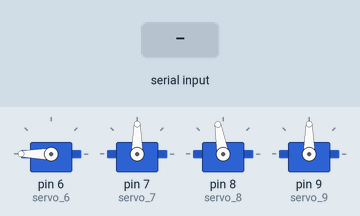
This sketch was run on a simulated Arduino Uno, built with avr-gcc and run on an emulated ATmega328P. On the bench: 4 × servo. The inputs (shaded band) are chosen by the test bench.

Above: at 2.2 s.
2.3 s: "A" received over Serial
At 5.2 s:
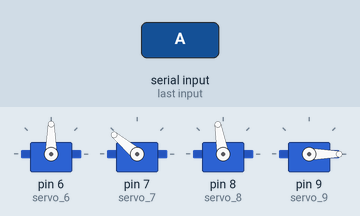
At 11.2 s:
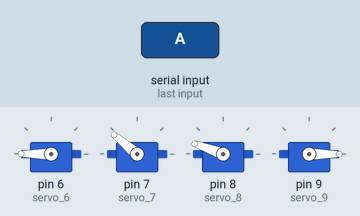
Timing chart, 0 to 17.5 s (numbered marks = the images above; inputs shaded):
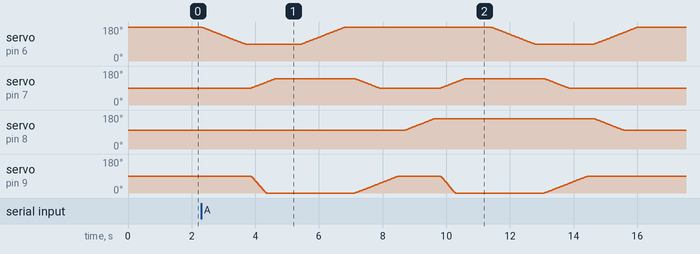

The sketch:

task2.ino
```cpp
#include <Servo.h>

Servo servo_6, servo_7, servo_8, servo_9; // 6夹爪 7右臂 8底座 9左臂

const int GRIP_CLOSE = 180;
const int GRIP_OPEN  = 90;

const int BASE_FRONT = 100;
const int BASE_LEFT  = 160;
const int BASE_RIGHT = 30;

const int R_UP = 90;
const int L_UP = 90;

const int R_PICK = 140;
const int L_PICK = 0;

const int R_C = 170;
const int L_C = 65;

int cur6, cur7, cur8, cur9;

void setup() {
  servo_6.attach(6);
  servo_7.attach(7);
  servo_8.attach(8);
  servo_9.attach(9);
  Serial.begin(9600);

  cur6 = GRIP_CLOSE;
  cur7 = R_UP;
  cur8 = BASE_FRONT;
  cur9 = L_UP;

  servo_6.write(cur6);
  servo_7.write(cur7);
  servo_8.write(cur8);
  servo_9.write(cur9);
  delay(1000);
}

void loop() {
  if (Serial.available()) {
    char c = Serial.read();
    if (c == 'A' || c == 'B' || c == 'C') runCmd(c);
  }
}

void moveTo(int t6, int t7, int t8, int t9) {
  int d = 0;
  d = max(d, abs(t6 - cur6));
  d = max(d, abs(t7 - cur7));
  d = max(d, abs(t8 - cur8));
  d = max(d, abs(t9 - cur9));

  for (int i = 0; i < d; i++) {
    if (cur6 < t6) cur6++; else if (cur6 > t6) cur6--;
    if (cur7 < t7) cur7++; else if (cur7 > t7) cur7--;
    if (cur8 < t8) cur8++; else if (cur8 > t8) cur8--;
    if (cur9 < t9) cur9++; else if (cur9 > t9) cur9 -= 3;

    servo_6.write(cur6);
    servo_7.write(cur7);
    servo_8.write(cur8);
    servo_9.write(cur9);
    delay(15);
  }

  cur6 = t6; cur7 = t7; cur8 = t8; cur9 = t9;
  servo_6.write(cur6);
  servo_7.write(cur7);
  servo_8.write(cur8);
  servo_9.write(cur9);
}

void runCmd(char cmd) {
  int targetBase = BASE_FRONT;
  int targetR = R_PICK;
  int targetL = L_PICK;

  if (cmd == 'A') {
    targetBase = BASE_LEFT;
  } else if (cmd == 'B') {
    targetBase = BASE_RIGHT;
  } else if (cmd == 'C') {
    targetR = R_C;
    targetL = L_C;
  }

  moveTo(GRIP_OPEN, R_UP, BASE_FRONT, L_UP);   // 到夹取位置上方，张开夹爪
  delay(200);
  moveTo(GRIP_OPEN, R_PICK, BASE_FRONT, L_PICK); // 下降到夹取位置
  delay(200);
  moveTo(GRIP_CLOSE, R_PICK, BASE_FRONT, L_PICK); // 夹住
  delay(300);
  moveTo(GRIP_CLOSE, R_UP, BASE_FRONT, L_UP);   // 抬起
  delay(200);
  moveTo(GRIP_CLOSE, R_UP, targetBase, L_UP);   // 转到目标底座上方
  delay(200);
  moveTo(GRIP_CLOSE, targetR, targetBase, targetL); // 移到目标放置位置
  delay(200);
  moveTo(GRIP_OPEN, targetR, targetBase, targetL);  // 张开夹爪，放下
  delay(300);
  moveTo(GRIP_OPEN, R_UP, targetBase, L_UP);    // 抬起
  delay(200);
  moveTo(GRIP_CLOSE, R_UP, BASE_FRONT, L_UP);   // 复原
  delay(300);
}
```
